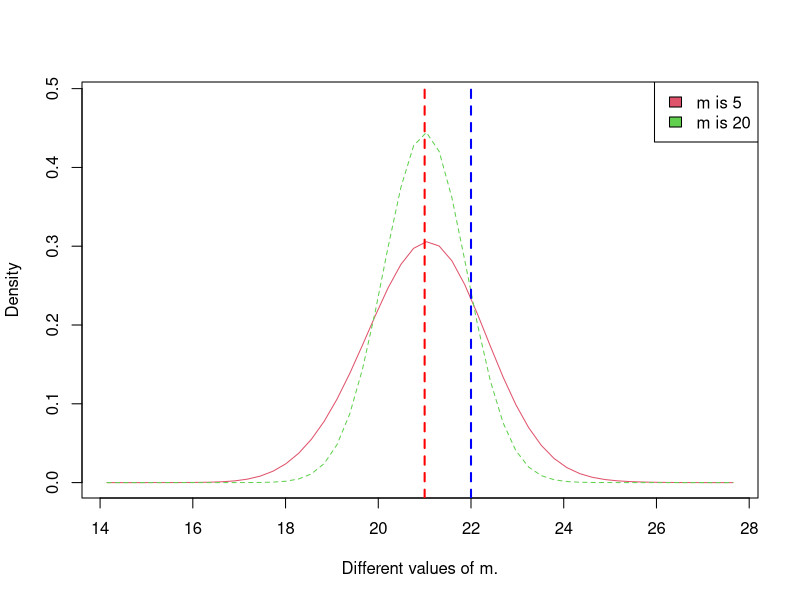
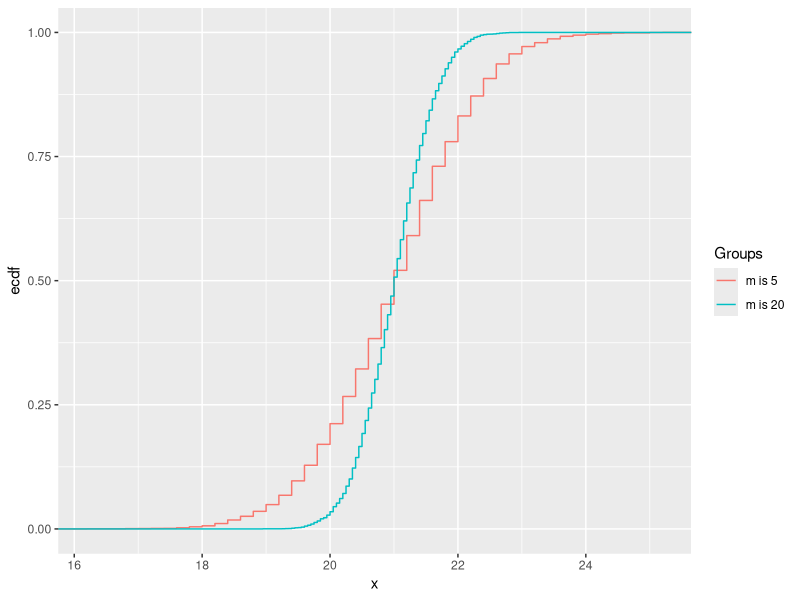

The R script that drew these images, in order:
# Draw approximation of binomial distribution
# Songpeng Zu
# 2015-04-03

meanbinomial <- function(n,x,m){
    return(mean(rbinom(m,n,x)))
}

samplemeanbinormial <- function(n,x,m,times){
    array <- rep(0,times)
    for (i in 1:times) {
        array[i] <- meanbinomial(n,x,m)
    }
    return(array)
}

# Draw one distribution,
drawbinomial <- function(n,x,m,times,alphastar){
    array <- samplemeanbinormial(n,x,m,times)
    d <- density(array)
    plot(d,main="Density of mean of alpha",xlab= paste(("m is"),toString(m)))
    par(new=TRUE)
    polygon(d,col="grey",border="black")
    abline(v = alphastar, col="blue",lwd=2,lty=2)
    abline(v = n*x, col="red",lwd=2,lty=2)
}

# Draw two distributions in one figure.
# Use sm.density.compare in the sm package.
library(sm) # If you don't have this package, try install.packages("sm")
drawtwobinomial <- function(n,x,m1,m2,times,alphastar){
    array1 <- samplemeanbinormial(n,x,m1,times)
    array2 <- samplemeanbinormial(n,x,m2,times)
    group <- factor(c(rep(0,times),rep(1,times)),labels=c("m is 5","m is 20"))
    sm.density.compare(c(array1,array2),group,0.7,xlab="Different values of m.",kernal="gaussian")
    legend("topright",levels(group),fill=c(2:(2+length(levels(group)))))
    abline(v = alphastar, col="blue",lwd=2,lty=2)
    abline(v = n*x, col="red",lwd=2,lty=2)
}

# Draw two cdf in one figure.
library(ggplot2) # If you don't have this package,try install.package("ggplot2")
drawtwocdfnomial <- function(n,x,m1,m2,times,alphastar){
    array1 <- samplemeanbinormial(n,x,m1,times)
    array2 <- samplemeanbinormial(n,x,m2,times)
    group <- factor(c(rep(0,times),rep(1,times)),labels=c("m is 5","m is 20"))
    df <- data.frame(x = c(array1,array2),team=group)
    ggplot(df,aes(x,colour=team)) +
        stat_ecdf() +
        scale_colour_hue(name="Groups", labels=c("m is 5","m is 20"))
}
# Set default parameters
n <- 30
x <- 0.7
times <- 5000
alphastar <- 22
m1 <- 5
m2 <- 20

#par(mfrow=c(1,2))
#drawbinomial(n,x,5,times,alphastar)
drawtwobinomial(n,x,m1,m2,times,alphastar)
drawtwocdfnomial(n,x,m1,m2,times,alphastar)
